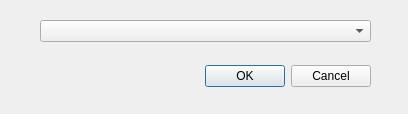
<?xml version="1.0" encoding="UTF-8"?>
<ui version="4.0">
 <class>Dialog_SeletObjectTemplate</class>
 <widget class="QDialog" name="Dialog_SeletObjectTemplate">
  <property name="geometry">
   <rect>
    <x>0</x>
    <y>0</y>
    <width>408</width>
    <height>114</height>
   </rect>
  </property>
  <property name="windowTitle">
   <string>Dialog</string>
  </property>
  <widget class="QDialogButtonBox" name="buttonBox">
   <property name="geometry">
    <rect>
     <x>30</x>
     <y>60</y>
     <width>341</width>
     <height>32</height>
    </rect>
   </property>
   <property name="orientation">
    <enum>Qt::Horizontal</enum>
   </property>
   <property name="standardButtons">
    <set>QDialogButtonBox::Cancel|QDialogButtonBox::Ok</set>
   </property>
  </widget>
  <widget class="QComboBox" name="comboBox">
   <property name="geometry">
    <rect>
     <x>40</x>
     <y>20</y>
     <width>331</width>
     <height>22</height>
    </rect>
   </property>
  </widget>
 </widget>
 <resources/>
 <connections>
  <connection>
   <sender>buttonBox</sender>
   <signal>accepted()</signal>
   <receiver>Dialog_SeletObjectTemplate</receiver>
   <slot>accept()</slot>
   <hints>
    <hint type="sourcelabel">
     <x>248</x>
     <y>254</y>
    </hint>
    <hint type="destinationlabel">
     <x>157</x>
     <y>274</y>
    </hint>
   </hints>
  </connection>
  <connection>
   <sender>buttonBox</sender>
   <signal>rejected()</signal>
   <receiver>Dialog_SeletObjectTemplate</receiver>
   <slot>reject()</slot>
   <hints>
    <hint type="sourcelabel">
     <x>316</x>
     <y>260</y>
    </hint>
    <hint type="destinationlabel">
     <x>286</x>
     <y>274</y>
    </hint>
   </hints>
  </connection>
 </connections>
</ui>
